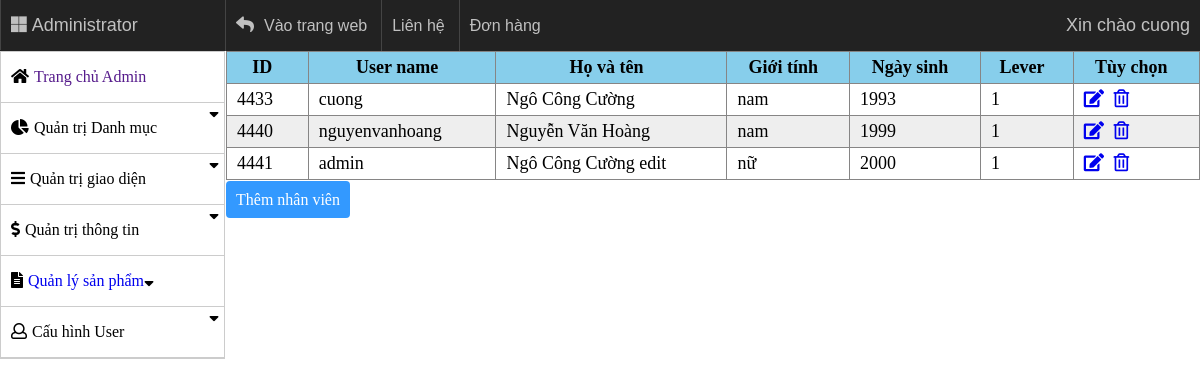
The page /?controller=nhanvien (signed in) on the database its author committed.
### tables this page shows
CREATE TABLE `users` (
  `id` int(11) NOT NULL,
  `username` varchar(50) DEFAULT NULL,
  `password` varchar(50) DEFAULT NULL,
  `name` varchar(50) DEFAULT NULL,
  `lv` int(11) DEFAULT NULL,
  `gioitinh` varchar(10) DEFAULT NULL,
  `ns` year(4) DEFAULT NULL,
  `email` varchar(100) NOT NULL,
  `code` int(11) DEFAULT NULL
);

### controller/c_nhanvien.php (called while the page is built)
<?php
if (isset($_SESSION['ss_admin_nhanvien'])) {
	$user = $db->get('users', array('id'=>$_SESSION['ss_admin_nhanvien']));
	$data_nhanvien = $db->get('users', array());
}else if (isset($_COOKIE['ss_admin_nhanvien'])) {
	$user = $db->get('users', array('id'=>$_COOKIE['ss_admin_nhanvien']));
	$data_nhanvien = $db->get('users', array());
}else{
	header('location: ?controller=login');
}
require_once('./view/v_nhanvien.php');
?>

### model/m_database.php (called while the page is built, shortened)
<?php
class database{
	protected $conn = null;
	protected $host = 'localhost';
	protected $user = 'root';
	protected $pass = '';
	protected $name = 'quanlybanhang';
	public function connect(){
		$this->conn = new mysqli($this->host, $this->user, $this->pass, $this->name);
	}
	public function get($table, $condition = array()){
		$sql = "SELECT * FROM $table";
		if (!empty($condition)) {
			$sql.= " WHERE";
			foreach ($condition as $key => $value) {
				$sql.= " $key = '$value' AND";
			}
			$sql = trim($sql, 'AND');
		}
		$query = mysqli_query($this->conn, $sql);
		$result = array();
		if ($query) {
			while ($row = mysqli_fetch_assoc($query)) {
				$result[] = $row;
			}
		}
		return $result;
	}
}
?>

### view/v_nhanvien.php (the view, shortened to what this page needs)
<!DOCTYPE html>
<html>
<head>
	<link rel="stylesheet" type="text/css" href="./public/style/font-awesome/css/fontawesome-all.min.css">
	<link rel="stylesheet" type="text/css" href="./public/style/css_page_admin.css?v=<?php echo time(); ?>">
</head>
<body>
<div class="header">
	<ul class="tuychon">
		<li><i class="fab fa-microsoft"></i>Administrator</li>
		<li>
			<i class="fas fa-reply"></i>
			<a href="?controller=trangchu">Vào trang web</a>
		</li>
		<li><a href="">Liên hệ</a></li>
		<li><a href="">Đơn hàng</a></li>
		<li>
			<?php echo "Xin chào ".$user[0]['username']; ?>
		</li>
	</ul>
</div>
<div class="container">
	<div class="menu">
		<ul class="menu-doc">
			<li class="chucnang"><i class="fas fa-home"></i><a href="">Trang chủ Admin</a></li>
			<li class="chucnang"><i class="fas fa-chart-pie"></i>Quản trị Danh mục<i class="fas fa-sort-down flright"></i>
			</li>
			<li class="chucnang"><i class="fas fa-bars"></i>Quản trị giao diện<i class="fas fa-sort-down flright"></i>
			</li>
			<li class="chucnang"><i class="fas fa-dollar-sign"></i>Quản trị thông tin<i class="fas fa-sort-down flright"></i>
			</li>
			<li class="chucnang"><i class="fas fa-file-alt"></i><a href="?controller=product">Quản lý sản phẩm</a><i class="fas fa-sort-down flright"></i></li>
			<li class="chucnang"><i class="far fa-user"></i>Cấu hình User<i class="fas fa-sort-down flright"></i>
			</li>
		</ul>
	</div>
	<div class="box-main">
		<div class="content">
			<table class="tbl-nhanvien">
				<tr>
					<th>ID</th>
					<th>User name</th>
					<th width="200px">Họ và tên</th>
					<th>Giới tính</th>
					<th>Ngày sinh</th>
					<th>Lever</th>
					<th>Tùy chọn</th>
				</tr>
			<?php  foreach ($data_nhanvien as $key => $value) { ?>
				<tr>
					<td><?php echo $value['id']; ?></td>
					<td><?php echo $value['username']; ?></td>
					<td><?php echo $value['name']; ?></td>
					<td><?php echo $value['gioitinh']; ?></td>
					<td><?php echo $value['ns']; ?></td>
					<td><?php echo $value['lv']; ?></td>
					<td>
						<a href="?controller=xuly_nhanvien&method=edit_nhanvien&id=<?php echo $value['id'] ?>"><i class="fas fa-edit"></i></a>
						<a onclick="return confirm('Bạn có chắc muốn xóa nhân viên?')" href="?controller=xuly_nhanvien&method=xoa_nhanvien&id=<?php echo $value['id'] ?>"><i class="far fa-trash-alt"></i></a>
					</td>
				</tr>
			<?php } ?>
			</table>
			<?php
			if ($user[0]['lv'] == 1) {
				echo "<a href='?controller=add_nhanvien'>Thêm nhân viên</a>";
			}
			?>
		</div>
	</div>
</div>
</body>
</html>

### public/style/css_page_admin.css (style rules this page uses)
* { margin: 0; padding: 0; }
li { list-style-type: none; }
a { text-decoration: none; }
i { margin: 0 5px 0 0; }
.header { background-color: #222222; width: 1200px; margin: 0 auto; }
.header li { display: inline-block; position: relative; align-items: center; line-height: 50px; color: #c0c0c0; padding: 0px 10px; font-family: arial, tahoma,"Times New Roman", Times, serif; font-size: 18px; }
.header li a { line-height: 50px; font-size: 16px; color: #c0c0c0; font-family: arial, tahoma,"Times New Roman", Times, serif; }
.header>ul>li { border-left: 1px solid #444444; }
.header>ul>li:last-child { border: none; float: right; }
.header>ul>li:first-child { width: 200px; }
.container { width: 1200px; display: block; margin: 0 auto; background-color: lightgray; }
.menu { width: 223px; border: 1px solid #ccc; float: left; }
.chucnang { line-height: 50px; border-bottom: 1px solid #ccc; cursor: pointer; padding-left: 10px; }
.menu-doc li i:nth-child(2) { float: right; }
.box-main { float: right; width: 974px; display: inline-block; }
table, th, td { border:1px solid #868585; }
table { border-collapse:collapse; font-size: 18px; width: 974px; }
td, th { padding: 5px 20px 5px 10px; }
th { background-color: skyblue; }
.tbl-nhanvien tr:nth-child(odd) { background-color: #eee; }
.content>a { padding:10px; line-height: 40px; color: white; background-color: #3399ff; border-radius: 4px; }

### rows shown on the page
users: username "cuong", id "4433", name "Ngô Công Cường", gioitinh "nam", ns "1993", lv "1"
users: id "4440", username "nguyenvanhoang", name "Nguyễn Văn Hoàng", gioitinh "nam", ns "1999", lv "1"
users: id "4441", username "admin", name "Ngô Công Cường edit", gioitinh "nữ", ns "2000", lv "1"
